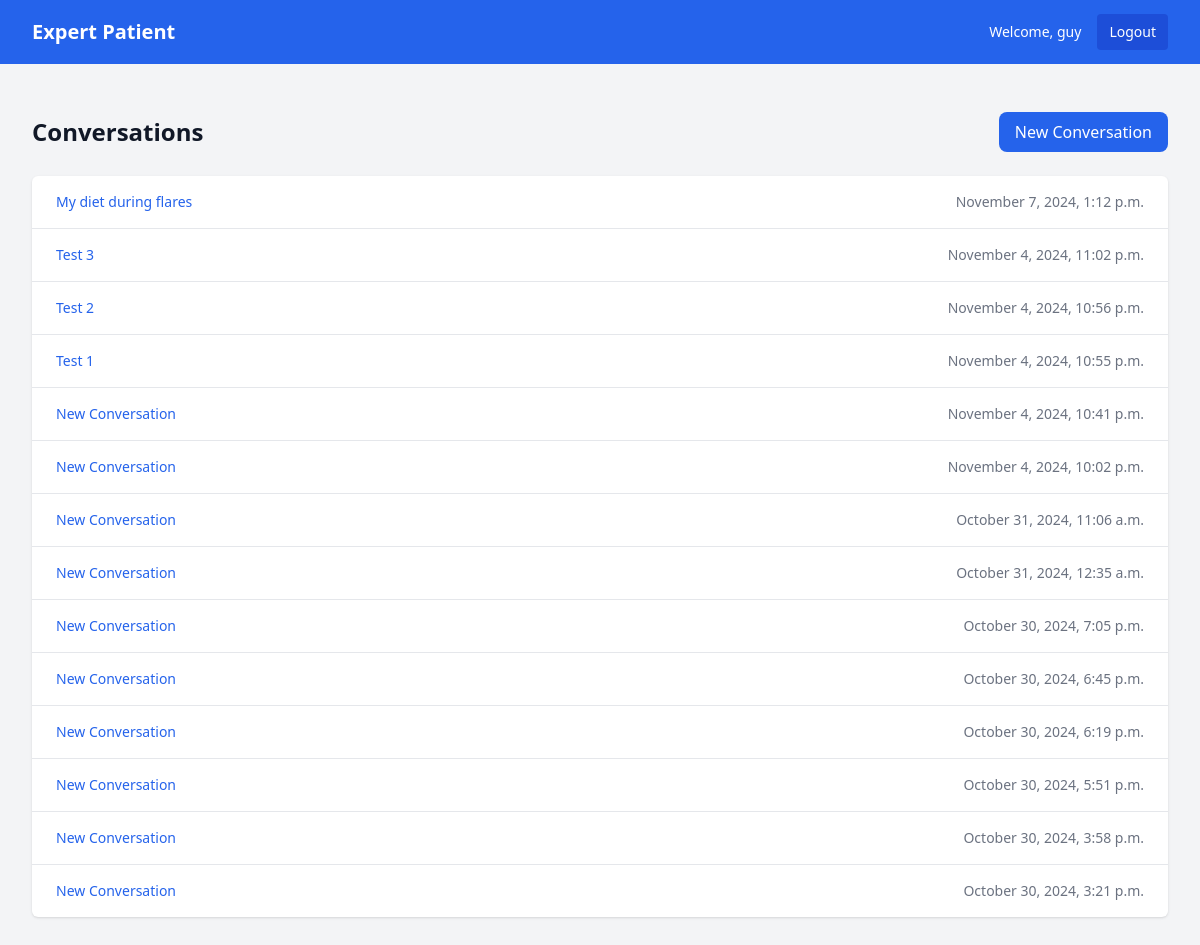
Screenshot of /chat/ (signed in) with the database file from the repository.
### accounts/models.py (models this page shows, shortened)
class Patient(AbstractUser):
    date_of_diagnosis = models.DateField(null=True, blank=True)
    current_medications = models.TextField(blank=True)

### chat/models.py (models this page shows, shortened)
class Conversation(models.Model):
    user = models.ForeignKey(settings.AUTH_USER_MODEL, on_delete=models.CASCADE)
    title = models.CharField(max_length=200, blank=True)
    created_at = models.DateTimeField(auto_now_add=True)
    updated_at = models.DateTimeField(auto_now=True)
    class Meta:
        ordering = ['-updated_at']

### chat/views.py (the view)
# urls.py: path('', views.ConversationListView.as_view(), name='list'),
class ConversationListView(LoginRequiredMixin, ListView):
    model = Conversation
    template_name = 'chat/list.html'
    context_object_name = 'conversations'
    def get_queryset(self):
        return Conversation.objects.filter(user=self.request.user)

### templates/chat/list.html (shortened to what this page needs)
{% extends "base.html" %}
{% block content %}
<div class="max-w-7xl mx-auto px-4 sm:px-6 lg:px-8 py-12">
    <div class="flex justify-between items-center mb-6">
        <h1 class="text-2xl font-bold text-gray-900">Conversations</h1>
        <a href="{% url 'chat:new' %}"
           class="bg-blue-600 text-white px-4 py-2 rounded-lg hover:bg-blue-700">
            New Conversation
        </a>
    </div>
    {% if conversations %}
        <div class="bg-white shadow overflow-hidden sm:rounded-md">
            <ul class="divide-y divide-gray-200">
                {% for conversation in conversations %}
                    <li>
                        <a href="{% url 'chat:detail' conversation.pk %}"
                           class="block hover:bg-gray-50">
                            <div class="px-4 py-4 sm:px-6">
                                <div class="flex items-center justify-between">
                                    <div class="text-sm font-medium text-blue-600 truncate">
                                        {{ conversation.title }}
                                    </div>
                                    <div class="text-sm text-gray-500">
                                        {{ conversation.updated_at|date:"F j, Y, g:i a" }}
                                    </div>
                                </div>
                            </div>
                        </a>
                    </li>
                {% endfor %}
            </ul>
        </div>
    {% endif %}
</div>
{% endblock %}

### templates/base.html (shortened to what this page needs)
<!DOCTYPE html>
<html>
<head>
    <script src="https://cdn.tailwindcss.com"></script>
</head>
<body class="bg-gray-100">
    <nav class="bg-blue-600 text-white">
        <div class="max-w-7xl mx-auto px-4 sm:px-6 lg:px-8">
            <div class="flex justify-between h-16 items-center">
                <a href="{% url 'home:home' %}" class="text-xl font-bold">Expert Patient</a>
                {% if user.is_authenticated %}
                <div class="flex items-center space-x-4">
                    <span class="text-sm">Welcome, {{ user.username }}</span>
                    <a href="{% url 'accounts:logout' %}"
                       class="text-sm bg-blue-700 px-3 py-2 rounded hover:bg-blue-800">
                        Logout
                    </a>
                </div>
                {% endif %}
            </div>
        </div>
    </nav>
    <main class="min-h-screen">
        {% block content %}{% endblock %}
    </main>
</body>
</html>

### rows the page displays
Patient: username "guy"
Conversation: title "My diet during flares", updated_at "November 7, 2024, 1:12 p.m."
Conversation: title "Test 3", updated_at "November 4, 2024, 11:02 p.m."
Conversation: title "Test 2", updated_at "November 4, 2024, 10:56 p.m."
Conversation: title "Test 1", updated_at "November 4, 2024, 10:55 p.m."
Conversation: title "New Conversation", updated_at "November 4, 2024, 10:41 p.m."
Conversation: title "New Conversation", updated_at "November 4, 2024, 10:02 p.m."
Conversation: title "New Conversation", updated_at "October 31, 2024, 11:06 a.m."
Conversation: title "New Conversation", updated_at "October 31, 2024, 12:35 a.m."
Conversation: title "New Conversation", updated_at "October 30, 2024, 7:05 p.m."
Conversation: title "New Conversation", updated_at "October 30, 2024, 6:45 p.m."
Conversation: title "New Conversation", updated_at "October 30, 2024, 6:19 p.m."
Conversation: title "New Conversation", updated_at "October 30, 2024, 5:51 p.m."
Conversation: title "New Conversation", updated_at "October 30, 2024, 3:58 p.m."
Conversation: title "New Conversation", updated_at "October 30, 2024, 3:21 p.m."
